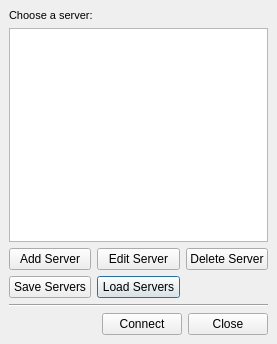
<ui version="4.0" >
 <author></author>
 <comment></comment>
 <exportmacro></exportmacro>
 <class>pqServerBrowser</class>
 <widget class="QDialog" name="pqServerBrowser" >
  <property name="geometry" >
   <rect>
    <x>0</x>
    <y>0</y>
    <width>277</width>
    <height>344</height>
   </rect>
  </property>
  <property name="windowTitle" >
   <string>Choose Server</string>
  </property>
  <layout class="QVBoxLayout" >
   <property name="margin" >
    <number>9</number>
   </property>
   <property name="spacing" >
    <number>6</number>
   </property>
   <item>
    <widget class="QLabel" name="message" >
     <property name="font" >
      <font>
       <family>MS Shell Dlg 2</family>
       <pointsize>8</pointsize>
       <weight>50</weight>
       <italic>false</italic>
       <bold>false</bold>
       <underline>false</underline>
       <strikeout>false</strikeout>
      </font>
     </property>
     <property name="text" >
      <string>Choose a server:</string>
     </property>
    </widget>
   </item>
   <item>
    <widget class="QListWidget" name="startups" >
     <property name="selectionBehavior" >
      <enum>QAbstractItemView::SelectRows</enum>
     </property>
    </widget>
   </item>
   <item>
    <layout class="QGridLayout" >
     <property name="margin" >
      <number>0</number>
     </property>
     <property name="spacing" >
      <number>6</number>
     </property>
     <item row="1" column="1" >
      <widget class="QPushButton" name="load" >
       <property name="text" >
        <string>Load Servers</string>
       </property>
      </widget>
     </item>
     <item row="0" column="0" >
      <widget class="QPushButton" name="addServer" >
       <property name="text" >
        <string>Add Server</string>
       </property>
      </widget>
     </item>
     <item row="0" column="1" >
      <widget class="QPushButton" name="editServer" >
       <property name="text" >
        <string>Edit Server</string>
       </property>
      </widget>
     </item>
     <item row="0" column="2" >
      <widget class="QPushButton" name="deleteServer" >
       <property name="text" >
        <string>Delete Server</string>
       </property>
      </widget>
     </item>
     <item row="1" column="0" >
      <widget class="QPushButton" name="save" >
       <property name="text" >
        <string>Save Servers</string>
       </property>
      </widget>
     </item>
    </layout>
   </item>
   <item>
    <widget class="Line" name="line" >
     <property name="orientation" >
      <enum>Qt::Horizontal</enum>
     </property>
    </widget>
   </item>
   <item>
    <layout class="QHBoxLayout" >
     <property name="margin" >
      <number>0</number>
     </property>
     <property name="spacing" >
      <number>6</number>
     </property>
     <item>
      <spacer>
       <property name="orientation" >
        <enum>Qt::Horizontal</enum>
       </property>
       <property name="sizeHint" >
        <size>
         <width>40</width>
         <height>20</height>
        </size>
       </property>
      </spacer>
     </item>
     <item>
      <widget class="QPushButton" name="connect" >
       <property name="text" >
        <string>Connect</string>
       </property>
      </widget>
     </item>
     <item>
      <widget class="QPushButton" name="close" >
       <property name="text" >
        <string>Close</string>
       </property>
      </widget>
     </item>
    </layout>
   </item>
  </layout>
 </widget>
 <pixmapfunction></pixmapfunction>
 <resources/>
 <connections/>
</ui>
